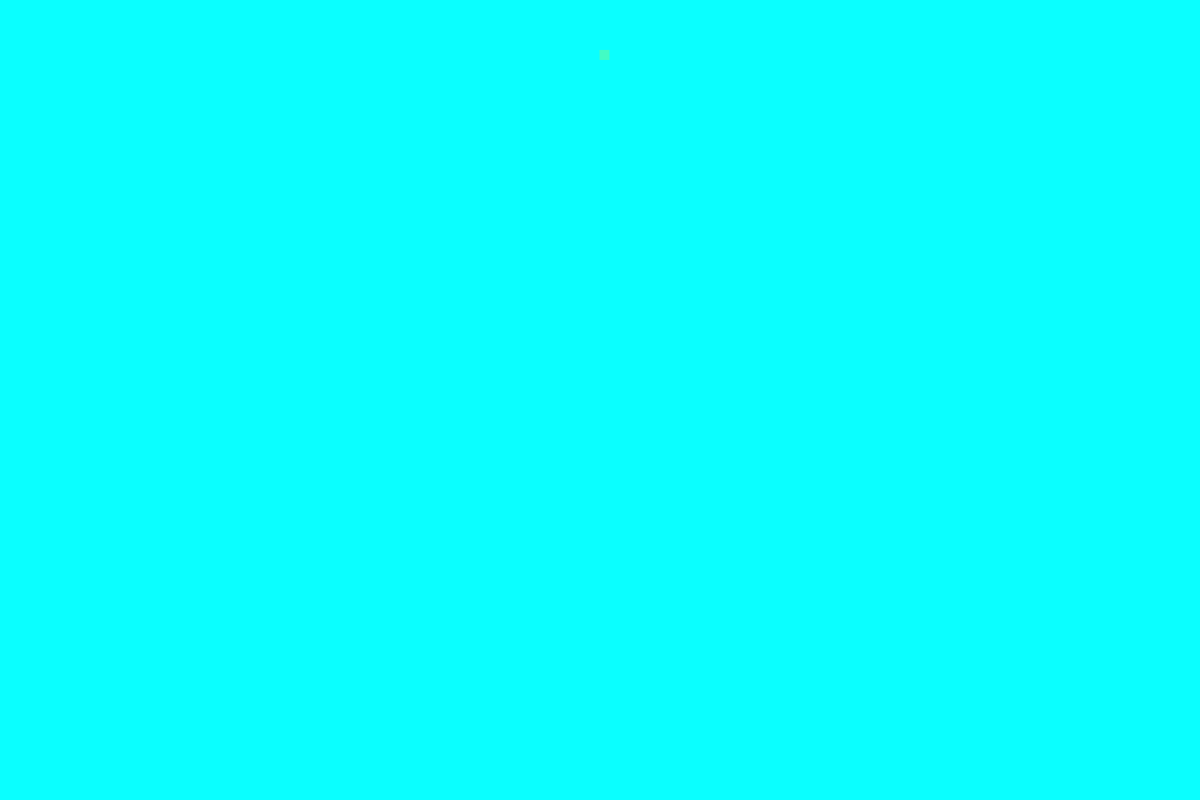
Frame 1 (no input)
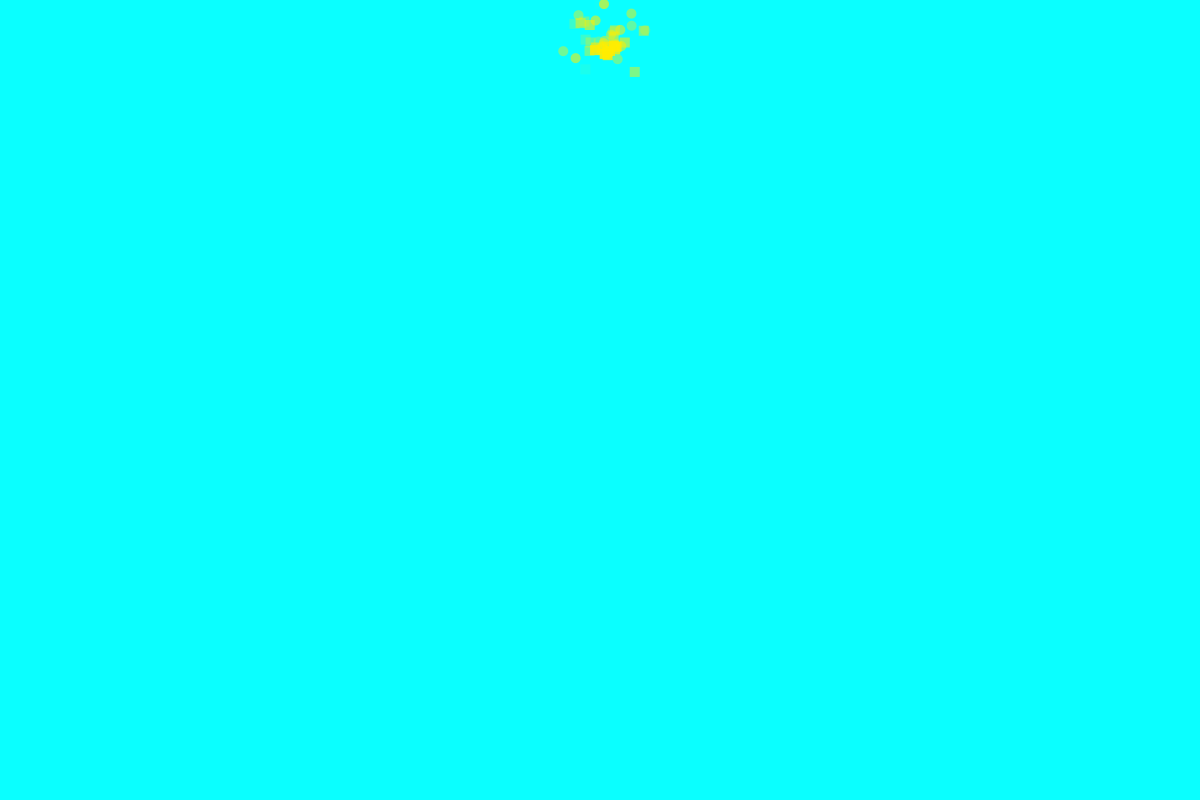
Frame 60 (the mouse pressed at the canvas centre just before this capture)
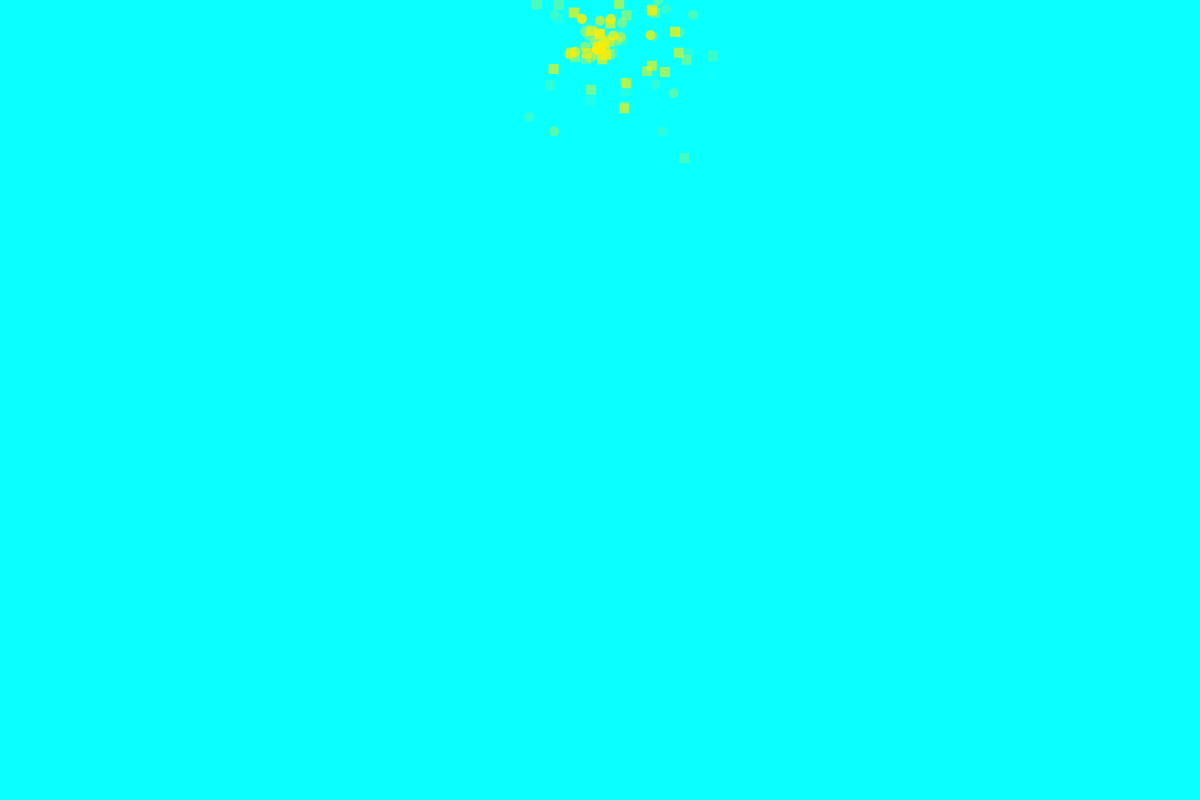
Frame 120 (the mouse held since frame 60 and released just before this capture)

The Processing sketch that drew these frames (run headless with seeded random() and noise(); from frame 60 on, the mouse is pressed at the canvas centre):

// Processing sketch: sketch
// ── sketch.pde
ParticleSystem p1;

void setup(){
  size(1200,800);
  background(10,255,255);
  p1 = new ParticleSystem();
}

void draw(){
  background(10,255,255);
  p1.addParticle();
  p1.run();
}
// ── Particle.pde
class Particle {
  PVector location;
  PVector velocity;
  PVector acceleration;
  float lifespan;
  
  Particle(PVector l){
    acceleration = new PVector(0.004,0.02);
    velocity = new PVector(random(-1,1),random(-1.5,0));
    location = l.get();
    lifespan = random(255);
  }
  
  void update(){
    velocity.add(acceleration);
    location.add(velocity);
    lifespan -= 1.0;
  }
  
  void display(){
    noStroke();
    fill(255,237,0,lifespan);
    ellipse(location.x,location.y,10,10);
  }
  
  boolean isDead(){
    if (lifespan < 0){
      return true;
    } else {
      return false;
    }
  }
}
// ── ParticleSystem.pde
class ParticleSystem {
  ArrayList<Particle> particles;
  PVector origin;
  
  ParticleSystem(){
    origin = new PVector(width/2, 50);
    particles = new ArrayList<Particle>();
  }
  
  void addParticle(){
    float r = random(1);
    if (r < 0.5){ 
      particles.add(new Particle(origin));
    } else {    
      particles.add(new StarParticle(origin));
    }
  }
  
  void run(){
    for (int i = particles.size()-1; i >= 0; i--){
      Particle p = particles.get(i);
      p.update();
      p.display();
    
      if (p.isDead()){
        particles.remove(i);
      }
    }
  }
}
// ── StarParticle.pde
class StarParticle extends Particle {
  
  StarParticle(PVector l){
    super(l);
  }
  
  void display(){
    noStroke();
    fill(255,237,0,lifespan);
    rect(location.x,location.y,10,10);
  }
  
}
